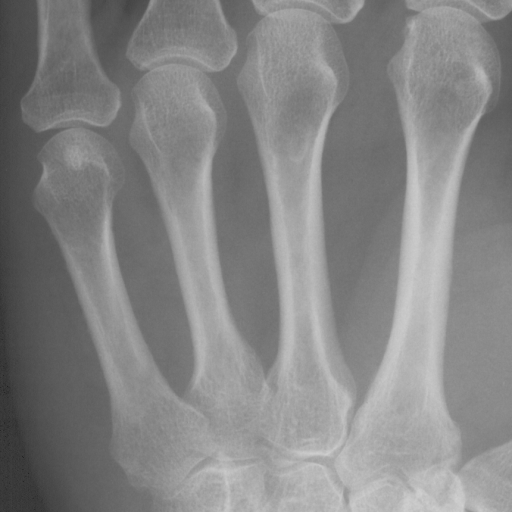
#> input picture exam/data/metacarpals.png, 512 x 512 px
$ python exercise1WithFunctions.py
#> lines starting #> are read from the running program, lines starting #| are printed output that depends on the picture; after the words box and inside, x2 and y2 are one past the last pixel; in counts of white or black regions, pixels touching at a corner belong together
### exam/combined.py

# Essential imports
"""
quick_show_orthogonal(sitk_img, origin=None, title=None)
---------------------------------------------------------
Displays orthogonal slices (axial, coronal, sagittal) of a 3D SimpleITK image.
Parameters:
- sitk_img (SimpleITK.Image): The 3D image to visualize.
- origin (tuple or None): The origin point for slicing. Defaults to the center of the image.
- title (str or None): Title for the figure. Defaults to None.
Returns:
- None
quick_overlay_slices(sitk_img_red, sitk_img_green, origin=None, title=None)
----------------------------------------------------------------------------
Displays orthogonal slices with red and green overlays for two 3D SimpleITK images.
Parameters:
- sitk_img_red (SimpleITK.Image): The red channel image.
- sitk_img_green (SimpleITK.Image): The green channel image.
- origin (tuple or None): The origin point for slicing. Defaults to the center of the image.
- title (str or None): Title for the figure. Defaults to None.
Returns:
- None
load_dicom_and_roi(dicom_path, roi_path)
----------------------------------------
Loads a DICOM image and a corresponding ROI PNG file.
Parameters:
- dicom_path (str): Path to the DICOM file.
- roi_path (str): Path to the ROI PNG file.
Returns:
- tuple: A tuple containing the DICOM image (SimpleITK.Image) and the ROI (numpy array).
blob_filter(binary_img, min_area=1500, max_area=7000, min_perimeter=300)
-------------------------------------------------------------------------
Filters binary blobs based on area and perimeter constraints.
Parameters:
- binary_img (numpy.ndarray): Binary image containing blobs.
- min_area (int): Minimum area of blobs to keep.
- max_area (int): Maximum area of blobs to keep.
- min_perimeter (int): Minimum perimeter of blobs to keep.
Returns:
- numpy.ndarray: Binary image with filtered blobs.
dice_score(binary1, binary2)
----------------------------
Computes the DICE similarity coefficient between two binary images.
Parameters:
- binary1 (numpy.ndarray): First binary image.
- binary2 (numpy.ndarray): Second binary image.
Returns:
- float: DICE score between the two binary images.
simple_threshold_segment(image, t1, t2)
---------------------------------------
Segments an image using a simple thresholding strategy.
Parameters:
- image (SimpleITK.Image): The input image.
- t1 (float): Lower threshold value.
- t2 (float): Upper threshold value.
Returns:
- numpy.ndarray: Binary image after thresholding.
morph_pipeline(binary_img, dilate1_radius=3, erode_radius=10, dilate2_radius=10)
--------------------------------------------------------------------------------
Applies a morphological pipeline (dilation, erosion, dilation) to a binary image.
Parameters:
- binary_img (numpy.ndarray): Input binary image.
- dilate1_radius (int): Radius for the first dilation.
- erode_radius (int): Radius for erosion.
- dilate2_radius (int): Radius for the second dilation.
Returns:
- numpy.ndarray: Processed binary image.
calculate_angle_with_atan2(opposite, adjacent)
----------------------------------------------
Calculates the angle in degrees using the arctangent function.
Parameters:
- opposite (float): Length of the opposite side.
- adjacent (float): Length of the adjacent side.
Returns:
- float: Angle in degrees.
solve_thin_lens(f=None, g=None, b=None)
----------------------------------------
Solves the thin lens equation: 1/f = 1/g + 1/b. Requires two of the three variables.
Parameters:
- f (float or None): Focal length. Set to None if unknown.
- g (float or None): Object distance. Set to None if unknown.
- b (float or None): Image distance. Set to None if unknown.
Returns:
- float: The missing value (f, g, or b).
Raises:
- ValueError: If more than one variable is None or insufficient data is provided.
projected_image_height(object_height_m, object_distance_m, focal_length_mm)
----------------------------------------------------------------------------
Computes the projected image height on the CCD using the pinhole camera model.
Parameters:
- object_height_m (float): Height of the object in meters.
- object_distance_m (float): Distance from the object to the camera in meters.
- focal_length_mm (float): Focal length of the camera in millimeters.
Returns:
- float: Projected image height on the CCD in millimeters.
field_of_view(ccd_width_mm, ccd_height_mm, focal_length_mm)
-----------------------------------------------------------
Calculates the horizontal and vertical field of view (FOV) in degrees.
Parameters:
- ccd_width_mm (float): Width of the CCD in millimeters.
- ccd_height_mm (float): Height of the CCD in millimeters.
- focal_length_mm (float): Focal length of the camera in millimeters.
Returns:
- tuple: Horizontal and vertical FOV in degrees.
image_height_in_pixels(image_height_mm, pixel_height_mm)
--------------------------------------------------------
Computes the height of the image on the CCD in pixels.
Parameters:
- image_height_mm (float): Height of the image in millimeters.
- pixel_height_mm (float): Height of a single pixel in millimeters.
Returns:
- float: Image height in pixels.
pixel_size_mm(ccd_width_mm, ccd_height_mm, pixel_width, pixel_height)
---------------------------------------------------------------------
Calculates the size of a pixel in millimeters.
Parameters:
- ccd_width_mm (float): Width of the CCD in millimeters.
- ccd_height_mm (float): Height of the CCD in millimeters.
- pixel_width (int): Number of pixels along the width.
- pixel_height (int): Number of pixels along the height.
Returns:
- tuple: Pixel width and height in millimeters.
apply_mean_filter(img, size)
----------------------------
Applies a normalized mean filter to an image.
Parameters:
- img (numpy.ndarray): Input image.
- size (int): Size of the filter kernel.
Returns:
- numpy.ndarray: Filtered image.
apply_median_filter(img, size)
------------------------------
Applies a median filter with a square footprint of the given size.
Parameters:
- img (numpy.ndarray): Input image.
- size (int): Size of the filter kernel.
Returns:
- numpy.ndarray: Filtered image.
apply_gaussian_filter(img, sigma)
---------------------------------
Applies a Gaussian filter with a specified sigma value.
Parameters:
- img (numpy.ndarray): Input image.
- sigma (float): Standard deviation for the Gaussian kernel.
Returns:
- numpy.ndarray: Filtered image.
apply_prewitt_filters(img)
--------------------------
Applies horizontal, vertical, and combined Prewitt filters to an image.
Parameters:
- img (numpy.ndarray): Input image.
Returns:
- tuple: Horizontal, vertical, and combined Prewitt filtered images.
detect_edges(img, filter_type='median', param=5)
-----------------------------------------------
Detects edges in an image using Prewitt and Otsu thresholding after filtering.
Parameters:
- img (numpy.ndarray): Input image.
- filter_type (str): Type of filter to apply ('median' or 'gaussian').
- param (int or float): Kernel size (for median) or sigma (for Gaussian).
Returns:
- tuple: Binary edge image and the Otsu threshold value.
Raises:
- ValueError: If an invalid filter_type is provided.
binarize_image(image_path)
--------------------------
Reads an image, converts it to grayscale, and thresholds it into a binary image.
Parameters:
- image_path (str): Path to the input image.
Returns:
- tuple: Original image, grayscale image, and binary image.
apply_erosion(bin_img, radius)
------------------------------
Applies morphological erosion to a binary image.
Parameters:
- bin_img (numpy.ndarray): Input binary image.
- radius (int): Radius of the structuring element.
Returns:
- numpy.ndarray: Eroded binary image.
apply_dilation(bin_img, radius)
-------------------------------
Applies morphological dilation to a binary image.
Parameters:
- bin_img (numpy.ndarray): Input binary image.
- radius (int): Radius of the structuring element.
Returns:
- numpy.ndarray: Dilated binary image.
apply_opening(bin_img, radius)
------------------------------
Applies morphological opening to a binary image.
Parameters:
- bin_img (numpy.ndarray): Input binary image.
- radius (int): Radius of the structuring element.
Returns:
- numpy.ndarray: Binary image after opening.
apply_closing(bin_img, radius)
------------------------------
Applies morphological closing to a binary image.
Parameters:
- bin_img (numpy.ndarray): Input binary image.
- radius (int): Radius of the structuring element.
Returns:
- numpy.ndarray: Binary image after closing.
compute_outline(bin_img, radius=1)
----------------------------------
Computes the outline of a binary image using dilation and XOR.
Parameters:
- bin_img (numpy.ndarray): Input binary image.
- radius (int): Radius of the structuring element for dilation.
Returns:
- numpy.ndarray: Binary image representing the outline.
plot_comparison(original, filtered, title)
------------------------------------------
Plots a side-by-side comparison of the original and filtered images.
Parameters:
- original (numpy.ndarray): Original image.
- filtered (numpy.ndarray): Filtered image.
- title (str): Title for the filtered image.
Returns:
- None
show_comparison(original, modified, modified_name)
--------------------------------------------------
Displays a side-by-side comparison of the original and modified images.
Parameters:
- original (numpy.ndarray): Original image.
- modified (numpy.ndarray): Modified image.
- modified_name (str): Title for the modified image.
Returns:
- None
preprocess_to_binary(image_path, slice_area=None)
-------------------------------------------------
Preprocesses an image into a binary format by grayscaling and thresholding.
Parameters:
- image_path (str): Path to the input image.
- slice_area (tuple or None): Area to slice the image (start_row, end_row, start_col, end_col). Defaults to None.
Returns:
- tuple: Grayscale image and binary image.
clean_binary_image(binary_img, close_radius=5, open_radius=5)
------------------------------------------------------------
Cleans a binary image using morphological closing and opening.
Parameters:
- binary_img (numpy.ndarray): Input binary image.
- close_radius (int): Radius for closing.
- open_radius (int): Radius for opening.
Returns:
- numpy.ndarray: Cleaned binary image.
label_and_extract_props(binary_img)
-----------------------------------
Labels connected components in a binary image and extracts their properties.
Parameters:
- binary_img (numpy.ndarray): Input binary image.
Returns:
- tuple: Labeled image and a list of region properties.
filter_by_area(label_img, region_props, min_area, max_area)
-----------------------------------------------------------
Filters labeled regions based on area constraints.
Parameters:
- label_img (numpy.ndarray): Labeled image.
- region_props (list): List of region properties.
- min_area (int): Minimum area of regions to keep.
- max_area (int): Maximum area of regions to keep.
Returns:
- numpy.ndarray: Binary image with filtered regions.
compute_circularities(region_props)
-----------------------------------
Computes the circularity of each region in the list of region properties.
Parameters:
- region_props (list): List of region properties.
Returns:
- numpy.ndarray: Array of circularity values for each region.
filter_by_circularity(region_props, min_circ, max_circ, min_area, max_area)
---------------------------------------------------------------------------
Filters regions based on circularity and area constraints.
Parameters:
- region_props (list): List of region properties.
- min_circ (float): Minimum circularity to keep.
- max_circ (float): Maximum circularity to keep.
- min_area (int): Minimum area of regions to keep.
- max_area (int): Maximum area of regions to keep.
Returns:
- int: Count of regions that meet the criteria.
"""

import numpy as np
import math
import matplotlib.pyplot as plt
import SimpleITK as sitk
import cv2
from skimage import io, color, segmentation, measure, morphology
from skimage.util import img_as_ubyte
from skimage.morphology import disk, dilation, erosion, remove_small_objects, binary_closing, binary_opening
from skimage.transform import rotate, EuclideanTransform, SimilarityTransform, warp, swirl, matrix_transform
import cv2
from skimage.draw import rectangle_perimeter
import pydicom as dicom
from skimage.measure import label, regionprops, profile_line
from skimage.filters import threshold_otsu
from scipy.ndimage import correlate
from skimage.color import label2rgb, rgb2gray, gray2rgb
from scipy.stats import norm
from skimage.morphology import disk, erosion, dilation, opening, closing
from skimage.filters import median, gaussian, prewitt, prewitt_h, prewitt_v

# Function 1: Quick 3D orthogonal viewer
# [99 lines left out: functions quick_show_orthogonal, quick_overlay_slices, quick_calculate_rigid_geometric_tranformation, load_dicom_and_roi, blob_filter, not called in this run]

# Function 5: Simple DICE score computation
def dice_score(binary1, binary2):
    intersection = np.logical_and(binary1, binary2)
    return 2 * intersection.sum() / (binary1.sum() + binary2.sum())

# Function 6: Simple Thresholding (e.g., t1 and t2 strategy)
# [197 lines left out: functions simple_threshold_segment, morph_pipeline, calculate_angle_with_atan2, solve_thin_lens, projected_image_height, field_of_view and 11 more, not called in this run]

def apply_erosion(bin_img, radius):
    return erosion(bin_img, disk(radius))

def apply_dilation(bin_img, radius):
    return dilation(bin_img, disk(radius))

def apply_opening(bin_img, radius):
    return opening(bin_img, disk(radius))

def apply_closing(bin_img, radius):
    return closing(bin_img, disk(radius))

# Outline Extraction
# [40 lines left out: functions compute_outline, plot_comparison, show_comparison, preprocess_to_binary, not called in this run]

# Morphological Cleaning
def clean_binary_image(binary_img, close_radius=5, open_radius=5):
    return opening(closing(binary_img, disk(close_radius)), disk(open_radius))

# BLOB Labeling and Feature Extraction
# [437 lines left out: functions label_and_extract_props, preprocess_to_binary, preprocess_to_binary, label_and_extract_props, filter_by_area, compute_circularities and 35 more, not called in this run]

# Show image with optional parameters
def show_image(img, title="Image", cmap='gray', vmin=None, vmax=None):
    plt.imshow(img, cmap=cmap, vmin=vmin, vmax=vmax)
    plt.title(title)
    plt.axis('off')
    plt.show()

# Show histogram
def show_histogram(image, bins=256):
    plt.hist(image.ravel(), bins=bins)
    plt.title("Histogram")
    plt.show()

# Analyze a pixel at given coordinates
def analyze_pixel(image, x, y):
    print(f"Pixel value at ({x}, {y}): {image[x, y]}")

# Apply colormap to grayscale image
def apply_colormap(image, cmap, title="Colored Image"):
    plt.imshow(image, cmap=cmap)
    plt.title(title)
    plt.axis('off')
    plt.show()

# Scale image display using min and max
def scale_image_display(image):
    plt.imshow(image, cmap='gray', vmin=np.min(image), vmax=np.max(image))
    plt.title("Auto-scaled grayscale")
    plt.axis('off')
    plt.show()

# Compute histogram data
def compute_histogram_data(image, bins=256):
    counts, edges = np.histogram(image.ravel(), bins=bins)
    return counts, edges

# Create binary mask where image > threshold
def mask_above_threshold(image, threshold):
    return image > threshold

# Set pixels in an image to a value where mask is True
def set_pixels_with_mask(image, mask, value):
    image[mask] = value
    return image

# Extract and show color channels
def extract_color_channels(image):
    channels = ['Red', 'Green', 'Blue']
    for i in range(3):
        plt.imshow(image[:, :, i], cmap='gray')
        plt.title(channels[i])
        plt.axis('off')
        plt.show()

# Mask region in image as black
# [11 lines left out: functions mark_region_black, draw_colored_rectangle, not called in this run]

# Convert grayscale to RGB
def convert_gray_to_rgb(gray_image):
    return gray2rgb(gray_image)

# Highlight a mask in a specific color
def highlight_mask(image_rgb, mask, color):
    image_rgb[mask] = color
    return image_rgb

# Plot profile intensity
# [5 lines left out: function profile_intensity, not called in this run]

# Read and return DICOM image and metadata
def read_dicom_image(path):
    ds = dicom.dcmread(path)
    return ds.pixel_array, ds

#Exercise 5 functions
def convert_to_grayscale(image):
    """Convert an RGB image to grayscale."""
    return color.rgb2gray(image)


# [7 lines left out: function threshold_image, not called in this run]


def remove_border_blobs(binary_image):
    """Remove blobs that are connected to the image border."""
    return segmentation.clear_border(binary_image)


# [10 lines left out: function apply_morphology, not called in this run]


def label_image(binary_image):
    """Label connected components in a binary image."""
    return measure.label(binary_image)


def visualize_labels(label_img):
    """Visualize labeled components over the original image."""
    return label2rgb(label_img)


def extract_blob_features(label_img):
    """Extract BLOB features such as area, perimeter, and centroid from labeled image."""
    return measure.regionprops(label_img)

# [191 lines left out: functions find_labels, filter_blobs_by_feature, compute_circularity, plot_feature_space, show_comparison, show_orthogonal_views and 8 more, not called in this run]


# Exercise 4b functions
def load_image_gray(path):
    image = io.imread(path)
    return color.rgb2gray(image)

def binarize_image_gray(im_gray):
    threshold = threshold_otsu(im_gray)
    return im_gray > threshold

# Exercise 3 functions

def show_min_max(image, label="Image"):
    print(f"{label} min: {np.min(image)}, max: {np.max(image)}")

# [18 lines left out: function show_image_with_histogram, not called in this run]

### exam/exercise1WithFunctions.py
# Exercise 1 - Introduction to Image Analysis using combined.py

from skimage import io, color, img_as_ubyte
from skimage.measure import profile_line
from skimage.transform import rescale, resize
import matplotlib.pyplot as plt
import numpy as np
import pydicom as dicom
import combined  # Use module-level reference to avoid ImportError

# Directory setup
in_dir = "data/"

# Exercise 1–4: Basic image reading and properties
def exercise_1_to_4():
    im_org = io.imread(in_dir + "metacarpals.png")
#> im_org is the input picture: shape (512, 512); min 32, max 208, mean 132.8
    print("Shape:", im_org.shape)
#| Shape: (512, 512)
    print("Pixel type:", im_org.dtype)
#| Pixel type: uint8
    combined.show_image(im_org, title="Metacarpal image")
    return im_org

# Exercise 5–6: Display with color maps
def exercise_5_to_6(im_org):
    for cmap in ["jet", "cool", "hot", "pink", "copper", "coolwarm", "cubehelix", "terrain"]:
        combined.apply_colormap(im_org, cmap, f"Metacarpal with colormap: {cmap}")

# Exercise 7: Auto gray level scaling
def exercise_7(im_org):
    combined.scale_image_display(im_org)

# Exercise 8–9: Histogram analysis
def exercise_8_to_9(im_org):
    counts, edges = combined.compute_histogram_data(im_org)
#> in compute_histogram_data, `counts, edges = np.histogram(image.ravel(), bins=bins)`: counts = 256 values, max 5848 at index 117, min 0 at index 1, mean 1024; edges = 257 values from 32 to 208
#> edges = 257 values from 32 to 208
    combined.show_histogram(im_org)
#> in show_histogram, `plt.show()`:
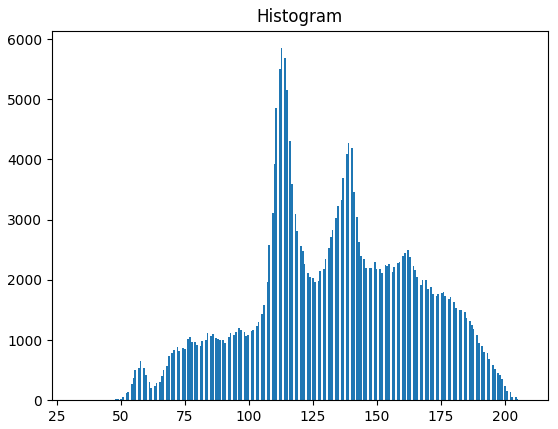
#> figure drawn by matplotlib, 1 panel; tallest bar 5848 high, from x = 112.4 to 113.1
    bin_no = int(np.argmax(counts))
#> bin_no = 117
    print("Most common intensity range:", edges[bin_no], "to", edges[bin_no + 1])
#| Most common intensity range: 112.4375 to 113.125

# Exercise 10: Pixel inspection
def exercise_10(im_org):
    combined.analyze_pixel(im_org, 110, 90)
#| Pixel value at (110, 90): 120

# Exercise 11: Row manipulation
def exercise_11(im_org):
    im_temp = im_org.copy()
    im_temp[:30] = 0
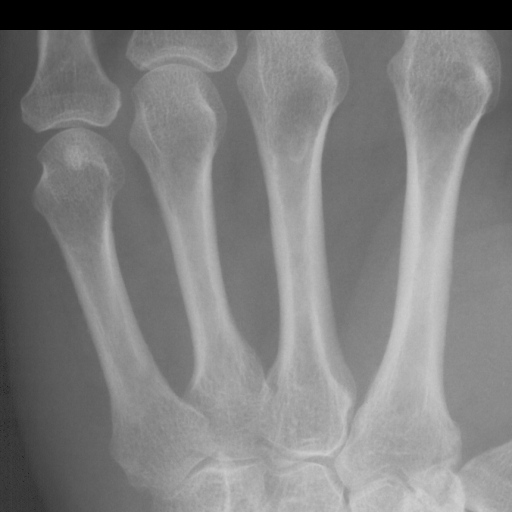
#> im_temp: shape (512, 512); 5.86% of pixels changed, all inside (x1, y1, x2, y2) = (0, 0, 512, 30)
    combined.show_image(im_temp)

# Exercise 12–13: Binary masking
def exercise_12_to_13(im_org):
    mask = combined.mask_above_threshold(im_org, 150)
#> in mask_above_threshold, `return image > threshold`:
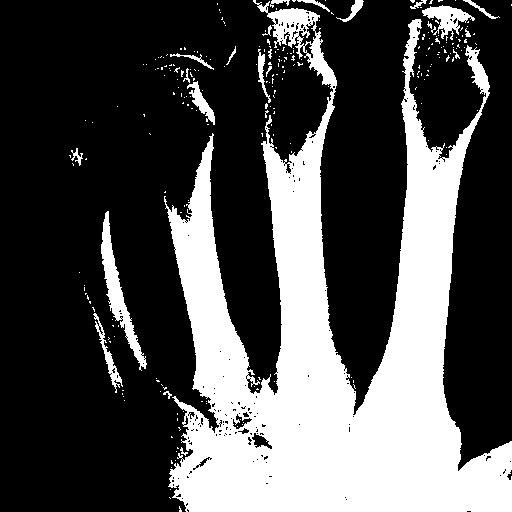
#> returned value: shape (512, 512) bool; 30.7% white; 246 white regions (224 under 20 px), largest, box (x1, y1, x2, y2) and area: (164, 0, 512, 512) 75394, (101, 211, 147, 371) 1687, (422, 5, 475, 40) 768
    combined.show_image(mask)
    modified = combined.set_pixels_with_mask(im_org.copy(), mask, 255)
#> in set_pixels_with_mask, `image[mask] = value`:
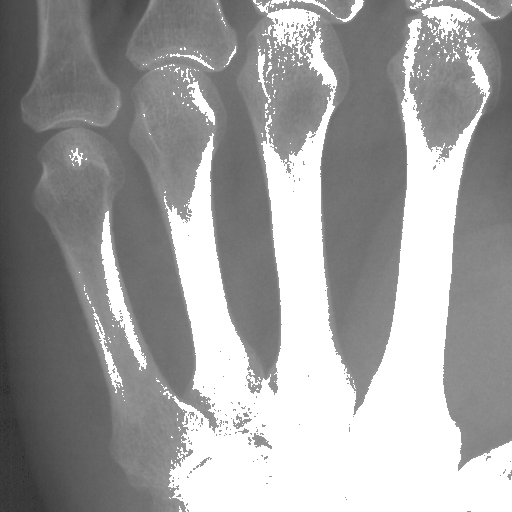
#> image: shape (512, 512); min 32, max 255, mean 158.9
    combined.show_image(modified)

# Exercise 14–16: RGB manipulation
def exercise_14_to_16():
    im_rgb = io.imread(in_dir + "ardeche.jpg")
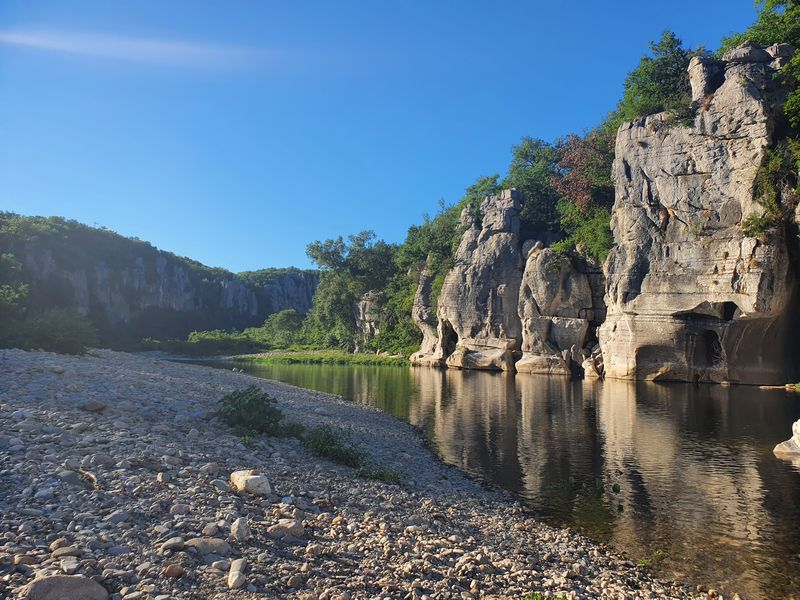
#> input picture exam/data/ardeche.jpg, 800 x 600 px
#> im_rgb is the input picture: shape (600, 800, 3); mean R, G, B 94.1, 113.1, 129.5
    print("RGB Shape:", im_rgb.shape)
#| RGB Shape: (600, 800, 3)
#> (the rest of the program and of its run is left out)
